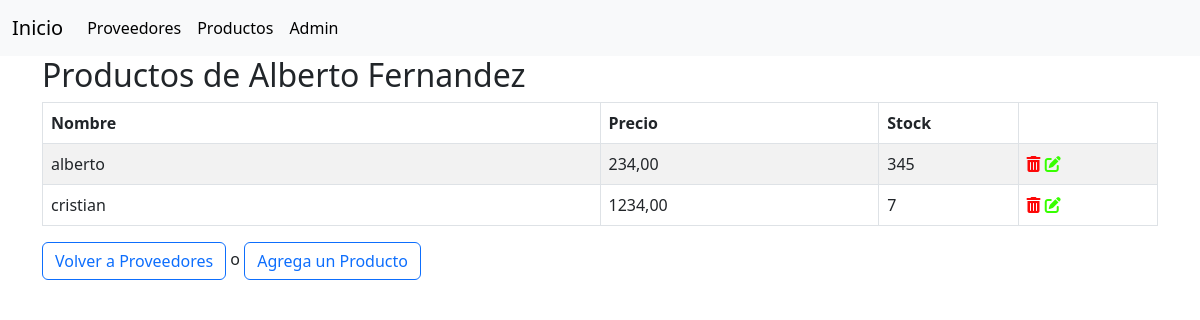
Page /productos/proveedor/28 on the earlier database version.
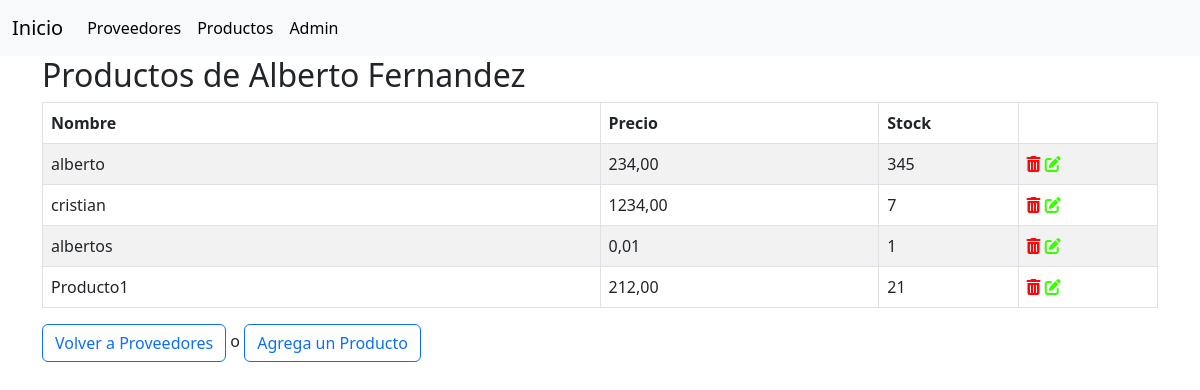
Same page on the later database version.
### compra/models.py (models this page shows, shortened)
class Producto(models.Model):
    proveedor = models.ForeignKey(Proveedor, on_delete=models.PROTECT)
    nombre = models.CharField(max_length=100)
    precio = models.DecimalField(max_digits=10, decimal_places=2)
    stock_actual = models.IntegerField()
    class Meta:
        unique_together = ('proveedor', 'nombre')

### compra/views.py (the view)
# urls.py: path('productos/proveedor/<int:proveedor_id>', views.productos_proveedor, name="productos-proveedor"),
def productos_proveedor(request, proveedor_id):
    proveedor = Proveedor.objects.get(id=proveedor_id)
    productos = Producto.objects.filter(proveedor=proveedor)
    return render(request, 'productos_proveedor.html', {
        'productos': productos,
        'proveedor': proveedor,
    })

### compra/models.py (called while the page is built)
    def __str__(self):
        return self.nombre_completo()

    def nombre_completo(self):
        return f'{self.nombre} {self.apellido}'

### compra/templates/productos_proveedor.html (shortened to what this page needs)
{% extends 'base.html' %}
{% block 'content' %}
<table class="table table-striped table-bordered table-responsive table-hover">
    <h2>Productos de {{ proveedor }}</h2>
    <thead>
        <tr>
            <th>Nombre</th>
            <th>Precio</th>
            <th>Stock</th>
            <th></th>
        </tr>
    </thead>
    <tbody>
    {% for p in productos %}
        <tr>
            <td class="col-4">{{ p.nombre }}</td>
            <td class="col-2">{{ p.precio }}</td>
            <td class="col-1">{{ p.stock_actual }}</td>
            <td class="col-1">
                <a title ="Eliminar" href="{% url 'producto-proveedor-delete' proveedor.id p.id %}" onclick="return confirm('¿Esta seguro que quiere eliminar el Producto?')"><i class="fa-solid fa-trash-can" style="color: #fd0808;"></i></a>
                <a title ="Modificar" href="{% url 'producto-proveedor-update' proveedor.id p.id %}"><i class="fa-solid fa-pen-to-square" style="color: #37ff00;"></i></a>
            </td>
        </tr>
    {% endfor %}
    </tbody>
</table>
<p>
    <a href="{% url 'proveedores' %}" class="btn btn-outline-primary"> Volver a Proveedores </a>
    o
    <a href="{% url 'producto-proveedor-create' proveedor.id %}" class="btn btn-outline-primary"> Agrega un Producto </a>
</p>
{% endblock %}

Differences in the rows shown:
added Producto: nombre "albertos", precio "0,01", stock_actual "1"
added Producto: nombre "Producto1", precio "212,00", stock_actual "21"
